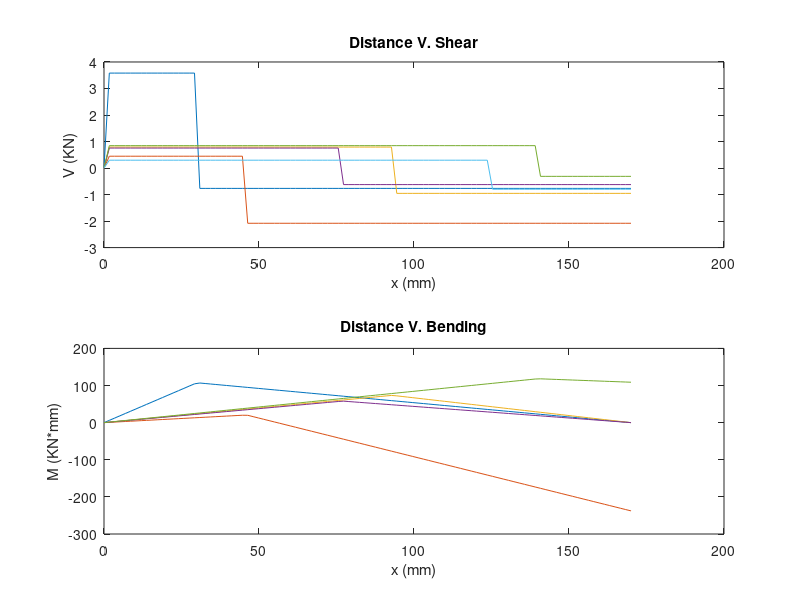

The MATLAB script that drew this image: (Note: this script raises an error after producing the figure.)

%Gabriel Bisco, Noah, and Anthony
%Group 15

%reaction forces gear-by-gear case:
%KN
R1= [3.581062693 0.446273338 0.790629582 0.753541152 0.844722362 0.296129686];
R2= [0.767370577 2.082608911 0.954916248 0.623899663 0.313364747 0.798262632];
%gear distance (mm) (order: 154362)
D= [30 46 93 77 140 124];
Gear = [1 5 4 3 6 2]
%radial loads(KN)
Fr = [4.34843327 2.528882249 1.74554583 1.377440815 1.158087109 1.094392318];
%shaft length (mm)
L=170;

x=linspace(0,170); 

for i = 1:6
V=R1(i)*(x>0)- Fr(i)*(x>D(i))+ R2(i)*(x>170);
M=R1(i)*x- Fr(i)*(x-D(i)).*(x>D(i));
subplot(211)
plot(x,V);
title('Distance V. Shear')
xlabel('x (mm)')
ylabel('V (KN)')

if i==6
    legend("Gear:"+string(Gear(1)),"Gear:"+string(Gear(2)),"Gear:"+string(Gear(3)),"Gear:"+string(Gear(4)),"Gear:"+string(Gear(5)),"Gear:"+string(Gear(6)))
end

hold on
subplot(212)
plot(x,M);
title('Distance V. Bending')
xlabel('x (mm)')
ylabel('M (KN*mm)')

if i==6
    legend("Gear:"+string(Gear(1)),"Gear:"+string(Gear(2)),"Gear:"+string(Gear(3)),"Gear:"+string(Gear(4)),"Gear:"+string(Gear(5)),"Gear:"+string(Gear(6)))
end

hold on
end

